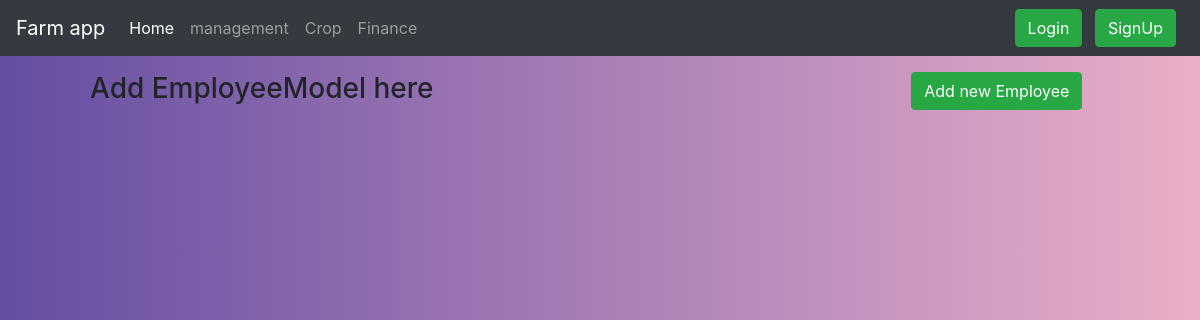
The app's page /management/employee/, older data.
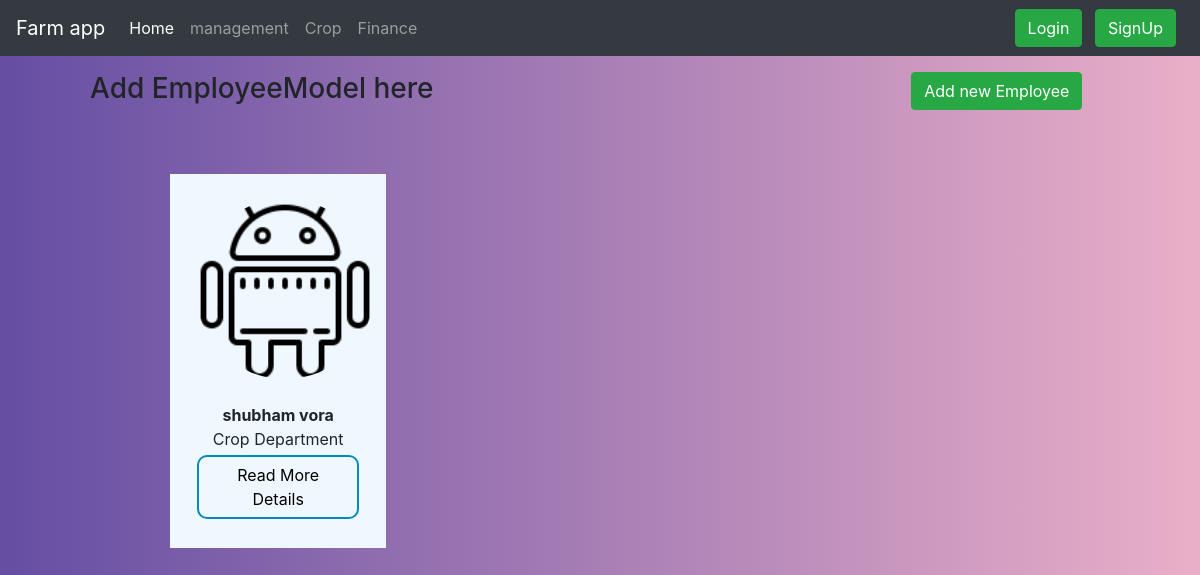
The same page, newer data.
### management/models.py (models this page shows, shortened)
class employee(models.Model):
    crop = "Crop Department"
    seeds = "Seeds Department"
    workers = "Workers Department"
    DEPARTMENT_CHOICES = (
        (crop, "Crop Department"),
        (seeds, "Seeds Department"),
        (workers, "Workers Department"),
    )
    employee_id=models.AutoField(primary_key=True)
    name=models.CharField(max_length=30, blank=False, null=False)
    mobileNo = models.CharField(max_length=10, blank=False, null=False)
    age=models.IntegerField(default=0)
    departmentType = models.CharField(max_length=40, choices=DEPARTMENT_CHOICES, default=crop)
    profileImage = models.ImageField(upload_to='management/employeeProfile/', default="")
    address = models.CharField(max_length=150, blank=False, null=False)
    ability =  models.TextField()
    timestamp = models.DateTimeField(default=now)

### management/views.py (the view)
# urls.py: path("employee/",views.employeeRecords,name='employee'),
def employeeRecords(request):
    employeeRecord = employee.objects.all()
    if request.method == 'POST':
        form = EmployeeForm(request.POST, request.FILES)
        if form.is_valid():
            form.save()
            messages.info(request, 'You have added new record successfully.')
            return redirect('/management/employee/')
    else:
        form = EmployeeForm()
    dict = {'form': form, 'employeeRecord': employeeRecord}
    return render(request, 'management/employee.html', dict)

### management/templates/management/employee.html (shortened to what this page needs)
{% extends "management/base.html" %}
{% block body %}
<div class="container mt-3">
  <div class="rowHead">
    <div class="col-9 mr-auto">
      <h3>Add EmployeeModel here</h3>
    </div>
    <div class="col-3 ml-auto">
<button type="button" class="btn btn-success mr-2 " data-toggle="modal" data-target="#RecordModal">
Add new Employee
</button>
    </div>
  </div>
</div>
<div class="containerImg">
  <div class="rowInFor">
    {% for x in employeeRecord %}
    <div class="colImg">
      <img src="/media/{{x.profileImage}}" width="180px" height="180px"  alt="" class="employeeProfile"><br><br>
        <center><b>{{x.name}}</b><br>
        {{x.departmentType}}<br>
        <a href="{{x.employee_id}}"> <button id="{{x.employee_id}}" class="buttonReadMore buttonReadMore2">Read More Details</button></a></center>
    </div>
    {% endfor %}
  </div>
</div>
{% endblock %}

Row changes from the older to the newer data that the page shows:
added employee: profileImage (picture), name "shubham vora", departmentType "Crop Department"
